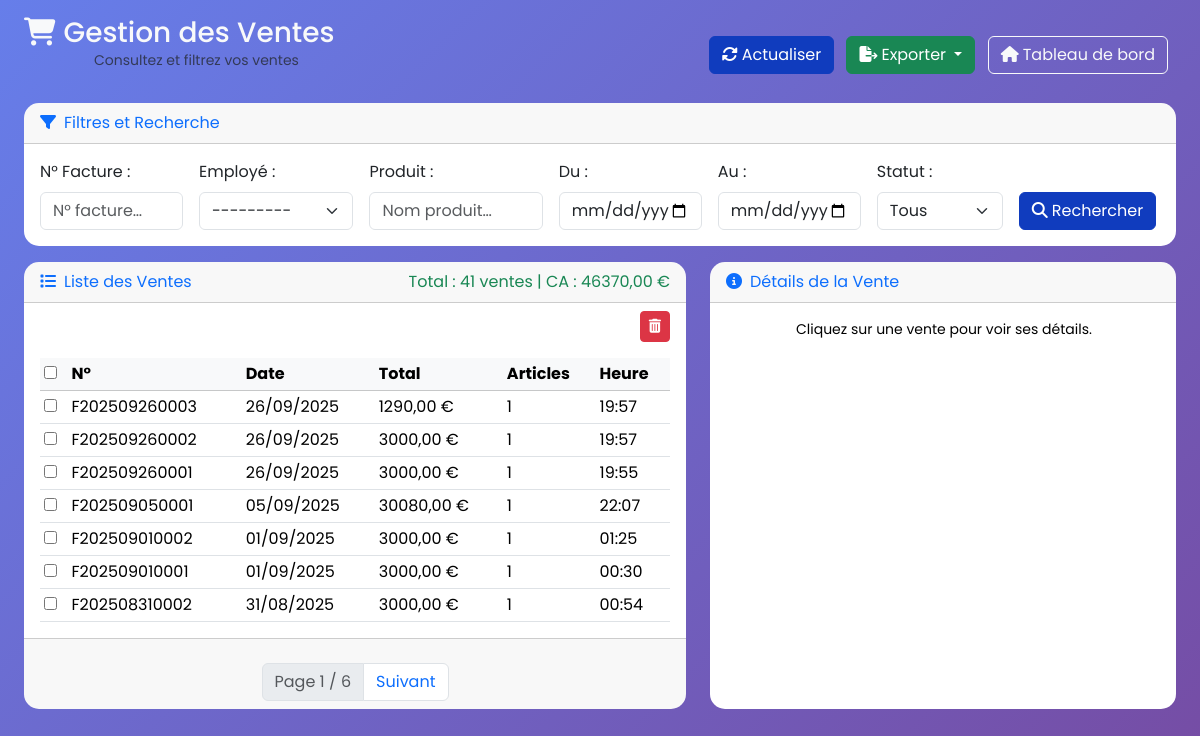
/accounts/sales/ (signed in), run on the app's committed database.
### apps/core/models.py (models this page shows, shortened)
class Sale(models.Model):
    class Status(models.TextChoices):
        PAID = "PAID", "Payé"
        REFUNDED = "REFUNDED", "Remboursé"
        CANCELLED = "CANCELLED", "Annulé"
    invoice_number = models.CharField(max_length=20, unique=True, verbose_name="N° facture")
    date = models.DateTimeField(auto_now_add=True, verbose_name="Date de vente")
    cashier = models.ForeignKey(User, on_delete=models.PROTECT, verbose_name="Caissier")
    customer_name = models.CharField(max_length=100, verbose_name="Client")
    status = models.CharField(max_length=20, choices=Status.choices, default=Status.PAID, verbose_name="Statut")
    total_amount = models.DecimalField(max_digits=10, decimal_places=2, verbose_name="Montant total")
    class Meta:
        verbose_name = "Vente"
        verbose_name_plural = "Ventes"
        ordering = ['-date']

### apps/accounts/views.py (the view)
# urls.py: path('sales/',            views.SaleListView.as_view(),          name='sale_list'),
class SaleListView(LoginRequiredMixin, ListView):
    model = Sale
    template_name = 'accounts/sales/sale_list.html'
    paginate_by = 7
    queryset = (
        Sale.objects
            .select_related('cashier')
            .prefetch_related('items__product')
            .order_by('-date')
    )
    def get_queryset(self):
        qs = super().get_queryset()
        form = SaleSearchForm(self.request.GET)
        if form.is_valid():
            pn = form.cleaned_data.get('product_name')
            if pn:
                qs = qs.filter(items__product__name__icontains=pn).distinct()
            if form.cleaned_data['invoice_number']:
                qs = qs.filter(invoice_number__icontains=form.cleaned_data['invoice_number'])
            if form.cleaned_data['cashier']:
                qs = qs.filter(cashier=form.cleaned_data['cashier'])
            if form.cleaned_data['status']:
                qs = qs.filter(status=form.cleaned_data['status'])
            if form.cleaned_data['date_from']:
                qs = qs.filter(date__date__gte=form.cleaned_data['date_from'])
            if form.cleaned_data['date_to']:
                qs = qs.filter(date__date__lte=form.cleaned_data['date_to'])
        return qs
    def get_context_data(self, **kwargs):
        ctx = super().get_context_data(**kwargs)
        ctx['search_form'] = SaleSearchForm(self.request.GET)
        ctx['total_revenue'] = sum(s.total_amount for s in ctx['page_obj'])
        return ctx

### apps/accounts/forms.py
class SaleSearchForm(forms.Form):
    invoice_number = forms.CharField(
        required=False,
        label="N° facture",
        widget=forms.TextInput(attrs={'class':'form-control','placeholder':'N° facture…'})
    )
    cashier = forms.ModelChoiceField(
        queryset=Sale._meta.get_field('cashier').remote_field.model.objects.all(),
        required=False,
        widget=forms.Select(attrs={'class':'form-select'}),
        label="Caissier"
    )
    product_name = forms.CharField(
        required=False,
        label="Produit",
        widget=forms.TextInput(attrs={'class':'form-control','placeholder':'Nom produit…'})
    )
    date_from = forms.DateField(
        required=False,
        widget=forms.DateInput(attrs={'type':'date','class':'form-control'}),
        label="Du"
    )
    date_to = forms.DateField(
        required=False,
        widget=forms.DateInput(attrs={'type':'date','class':'form-control'}),
        label="Au"
    )
    status = forms.ChoiceField(
        required=False,
        choices=[('', 'Tous')] + list(Sale.Status.choices),
        widget=forms.Select(attrs={'class':'form-select'}),
        label="Statut"
    )

### apps/accounts/models.py (called while the page is built)
    def __str__(self):
        return self.get_full_name()

    def get_full_name(self):
        if self.first_name and self.last_name:
            return f"{self.first_name} {self.last_name}"
        return self.username

### apps/accounts/templates/accounts/sales/sale_list.html (shortened to what this page needs)
{% extends 'base.html' %}
{% load crispy_forms_tags %}
{% block content %}
<div class="container-fluid px-4 mt-5">
<div class="d-flex justify-content-between align-items-center mb-4 sale-header">
  <div class="header_titre">
    <h1 class="h3 mb-0 text-light">
      <i class="fas fa-shopping-cart me-2 text-light"></i>Gestion des Ventes
    </h1>
    <p class="text-muted mb-2">Consultez et filtrez vos ventes</p>
  </div>
  <div>
    <form method="get" class="d-inline me-2">
      <button class="btn btn-primary">
        <i class="fas fa-sync-alt me-1"></i>Actualiser
      </button>
    </form>
    <div class="btn-group me-2">
      <button
        id="exportBtn"
        type="button"
        class="btn btn-success dropdown-toggle"
        data-bs-toggle="dropdown"
        aria-expanded="false"
      >
        <i class="fas fa-file-export me-1"></i>Exporter
      </button>
    </div>
    <a href="{% url 'core:dashboard' %}" class="btn btn-outline-light me-2">
      <i class="fas fa-home me-1"></i>Tableau de bord
    </a>
  </div>
</div>
  <div class="card mb-3">
    <div class="card-header text-primary"><i class="fas fa-filter me-2 text-primary"></i>Filtres et Recherche</div>
    <div class="card-body">
      <form method="get" class="row g-3 align-items-end">
      <div class="col-md-2 facture">
        <label class="form-label">N° Facture :</label>
        {{ search_form.invoice_number }}
      </div>
      <div class="col-md-2 emp">
        <label class="form-label">Employé :</label>
        {{ search_form.cashier }}
      </div>
      <div class="col-md-2">
        <label class="form-label">Produit :</label>
        {{ search_form.product_name }}
      </div>
      <div class="col-md-2 date-du">
        <label class="form-label">Du :</label>
        {{ search_form.date_from }}
      </div>
      <div class="col-md-2 date-au">
        <label class="form-label">Au :</label>
        {{ search_form.date_to }}
      </div>
      <div class="col-md-2 status">
        <label class="form-label">Statut :</label>
        {{ search_form.status }}
      </div>
      <div class="col-md-2 search_bouton">
        <button class="btn btn-primary w-100"><i class="fas fa-search me-1"></i>Rechercher</button>
      </div>
    </form>
    </div>
  </div>
  <div class="row">
    <div class="col-lg-7">
      <div class="card h-100">
        <div class="card-header d-flex justify-content-between align-items-center text-primary">
          <div><i class="fas fa-list me-2 text-primary"></i>Liste des Ventes</div>
          <div class="text-success">
            Total : {{ page_obj.paginator.count }} ventes | CA : {{ total_revenue }} €
          </div>
        </div>
        <form method="post" action="{% url 'accounts:sale_bulk_delete' %}">
          <div class="d-flex justify-content-end pe-3 pt-2">
            <button type="submit" class="btn btn-danger btn-sm" title="Supprimer sélection">
              <i class="fas fa-trash-alt"></i>
            </button>
          </div>
          <div class="table-responsive card-body" style="max-height:450px; overflow-y:auto;">
            <table class="table table-sm table-hover align-middle mb-0">
              <thead class="table-light">
                <tr>
                  <th><input type="checkbox" id="select-all"></th>
                  <th>N°</th>
                  <th>Date</th>
                  <th>Total</th>
                  <th>Articles</th>
                  <th>Heure</th>
                </tr>
              </thead>
              <tbody>
                {% for sale in page_obj %}
                  <tr class="sale-row" data-url="{% url 'accounts:sale_detail_json' sale.pk %}" style="cursor:pointer">
                    <td>
                      <input type="checkbox" name="sale_ids" value="{{ sale.pk }}" class="select-item">
                    </td>
                    <td>{{ sale.invoice_number }}</td>
                    <td>{{ sale.date|date:"d/m/Y" }}</td>
                    <td>{{ sale.total_amount }} €</td>
                    <td>{{ sale.items.count }}</td>
                    <td>{{ sale.date|time:"H:i" }}</td>
                  </tr>
                {% empty %}
                  <tr>
                    <td colspan="6" class="text-center text-muted py-4">Aucune vente trouvée.</td>
                  </tr>
                {% endfor %}
              </tbody>
            </table>
          </div>
          <div class="card-footer">
            <nav class="mt-3">
              <ul class="pagination justify-content-center mb-0">
                <li class="page-item disabled"><span class="page-link">Page {{ page_obj.number }} / {{ page_obj.paginator.num_pages }}</span></li>
                {% if page_obj.has_next %}
                  <li class="page-item"><a class="page-link" href="?page={{ page_obj.next_page_number }}">Suivant</a></li>
                {% endif %}
              </ul>
            </nav>
          </div>
        </form>
      </div>
    </div>
    <div class="col-lg-5 mt-3 mt-lg-0">
      <div class="card h-100">
        <div class="card-header text-primary"><i class="fas fa-info-circle me-2 text-primary"></i>Détails de la Vente</div>
        <div class="card-body" id="sale-detail">
        </div>
      </div>
    </div>
  </div>
</div>
{% endblock %}

### templates/base.html (style rules this page uses)
:root { --primary-color: #103cbe; --secondary-color: #6c757d; --success-color: #28a745; --danger-color: #dc3545; --warning-color: #ffc107; --info-color: #17a2b8; }
body { font-family: 'Poppins', sans-serif; background: linear-gradient(135deg, #667eea 0%, #764ba2 100%); min-height: 100vh; }
.btn-primary { background: var(--primary-color); border-color: var(--primary-color); transition: all 0.3s ease; }
.card { border: none; border-radius: 15px; overflow: hidden; transition: transform 0.3s ease, box-shadow 0.3s ease; }

### apps/accounts/templates/accounts/sales/sale_list.html (style rules this page uses)
.sale-header { margin-top: -1rem; }
.header_titre { margin-top: -1rem; }
p { font-size: 14px; margin-left: 70px; color: #fff; }
.status { flex: 0 0 12.5%; max-width: 12.5%; }
.emp { flex: 0 0 15%; max-width: 15%; }
.facture { flex: 0 0 14%; max-width: 14%; }
.date-du,date-au { flex: 0 0 14%; max-width: 14%; }
.date-au { flex: 0 0 14%; max-width: 14%; }
.search_bouton { flex: 0 0 13.5%; max-width: 14%; }
.table-responsive.card-body { overflow-y: auto !important; }

### data on the page
Sale: invoice_number "F202509260003", date "26/09/2025", total_amount "1290,00", items.count "1", date "19:57"
Sale: invoice_number "F202509260002", date "26/09/2025", total_amount "3000,00", items.count "1", date "19:57"
Sale: invoice_number "F202509260001", date "26/09/2025", total_amount "3000,00", items.count "1", date "19:55"
Sale: invoice_number "F202509050001", date "05/09/2025", total_amount "30080,00", items.count "1", date "22:07"
Sale: invoice_number "F202509010002", date "01/09/2025", total_amount "3000,00", items.count "1", date "01:25"
Sale: invoice_number "F202509010001", date "01/09/2025", total_amount "3000,00", items.count "1", date "00:30"
Sale: invoice_number "F202508310002", date "31/08/2025", total_amount "3000,00", items.count "1", date "00:54"

### other printed values
{{ page_obj.paginator.count }} "41"
{{ total_revenue }} "46370,00"
{{ page_obj.number }} "1"
{{ page_obj.paginator.num_pages }} "6"
